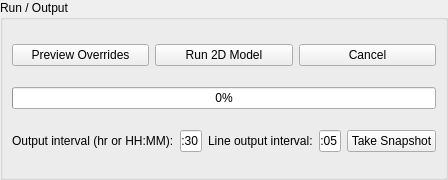
<?xml version="1.0" encoding="UTF-8"?>
<ui version="4.0">
 <class>SWE2DRunTabPage</class>
 <widget class="QWidget" name="SWE2DRunTabPage">
  <property name="geometry">
   <rect>
    <x>0</x>
    <y>0</y>
    <width>310</width>
    <height>180</height>
   </rect>
  </property>
  <layout class="QVBoxLayout" name="verticalLayout">
   <property name="leftMargin">
    <number>0</number>
   </property>
   <property name="topMargin">
    <number>0</number>
   </property>
   <property name="rightMargin">
    <number>0</number>
   </property>
   <property name="bottomMargin">
    <number>0</number>
   </property>
   <item>
    <widget class="QGroupBox" name="run_group">
     <property name="title">
      <string>Run / Output</string>
     </property>
     <layout class="QVBoxLayout" name="run_layout">
      <item>
       <layout class="QHBoxLayout" name="run_row_layout">
        <item>
         <widget class="QPushButton" name="preview_overrides_btn">
          <property name="text">
           <string>Preview Overrides</string>
          </property>
         </widget>
        </item>
        <item>
         <widget class="QPushButton" name="run_btn">
          <property name="text">
           <string>Run 2D Model</string>
          </property>
         </widget>
        </item>
        <item>
         <widget class="QPushButton" name="cancel_btn">
          <property name="text">
           <string>Cancel</string>
          </property>
         </widget>
        </item>
       </layout>
      </item>
      <item>
       <widget class="QProgressBar" name="progress_bar">
        <property name="value">
         <number>0</number>
        </property>
       </widget>
      </item>
      <item>
       <layout class="QHBoxLayout" name="run_snapshot_row_layout">
        <item>
         <widget class="QLabel" name="output_interval_lbl">
          <property name="text">
           <string>Output interval (hr or HH:MM):</string>
          </property>
         </widget>
        </item>
        <item>
         <widget class="QLineEdit" name="output_interval_edit">
          <property name="text">
           <string>00:30</string>
          </property>
         </widget>
        </item>
        <item>
         <widget class="QLabel" name="line_output_interval_lbl">
          <property name="text">
           <string>Line output interval:</string>
          </property>
         </widget>
        </item>
        <item>
         <widget class="QLineEdit" name="line_output_interval_edit">
          <property name="text">
           <string>00:05</string>
          </property>
         </widget>
        </item>
        <item>
         <widget class="QPushButton" name="snapshot_btn">
          <property name="text">
           <string>Take Snapshot</string>
          </property>
         </widget>
        </item>
       </layout>
      </item>
     </layout>
    </widget>
   </item>
  </layout>
 </widget>
 <resources/>
 <connections/>
</ui>
